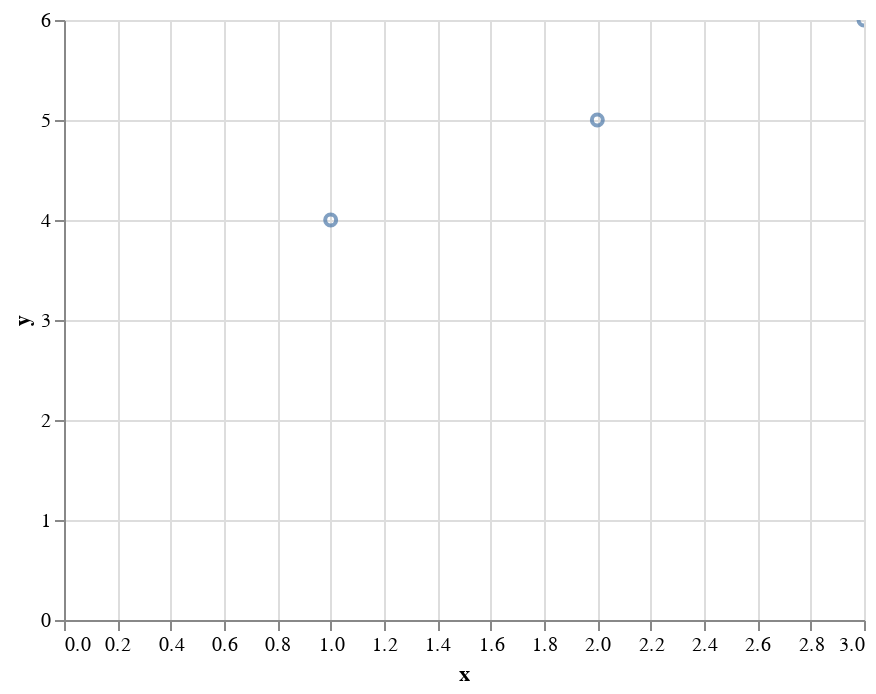

The notebook cell saved with this chart:
### Code cell
import pandas as pd
import altair as alt

df = pd.DataFrame({'x': [1, 2, 3], 'y': [4, 5, 6]})

alt.Chart(df).mark_point().encode(
    x='x',
    y='y'
).interactive()

### Figure 1 — Vega-Lite specification as saved in the notebook (floating-point values rounded to 4 significant figures)
{"config": {"view": {"continuousWidth": 400, "continuousHeight": 300}}, "data": {"name": "data-1dedfdb2d29281c3f376d4d248c9989e"}, "mark": "point", "encoding": {"x": {"field": "x", "type": "quantitative"}, "y": {"field": "y", "type": "quantitative"}}, "selection": {"selector001": {"type": "interval", "bind": "scales", "encodings": ["x", "y"]}}, "$schema": "https://vega.github.io/schema/vega-lite/v4.17.0.json", "datasets": {"data-1dedfdb2d29281c3f376d4d248c9989e": [{"x": 1, "y": 4}, {"x": 2, "y": 5}, {"x": 3, "y": 6}]}}
